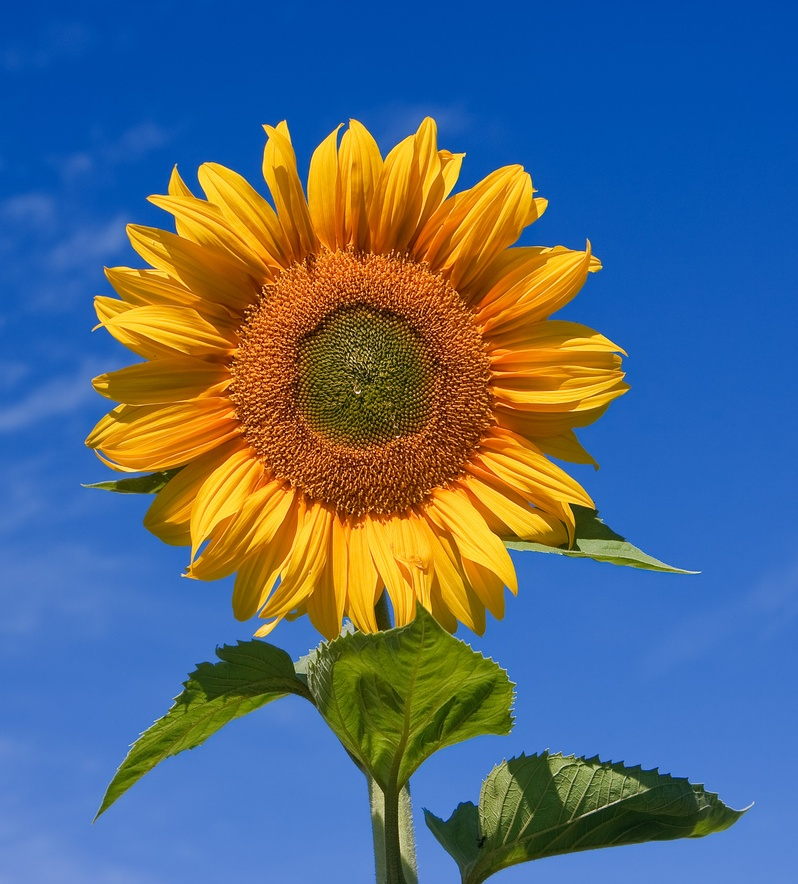
#> input picture image representation/images/Sunflower.jpg, 798 x 884 px, shrunk from 1404 x 1555 before the run
$ jupyter execute CannyEdgeDetection.ipynb
#> lines starting #> are read from the running program, lines starting #| are printed output that depends on the picture; after the words box and inside, x2 and y2 are one past the last pixel; in counts of white or black regions, pixels touching at a corner belong together
[cell 1]
import matplotlib.pyplot as plt
import numpy as np
import cv2

image = cv2.imread('images/Sunflower.jpg')
#> image is the input picture: shape (884, 798, 3); mean B, G, R 126.8, 106.1, 84.3

image_copy = np.copy(image)

image_copy = cv2.cvtColor(image_copy,cv2.COLOR_BGR2RGB)

plt.figure(figsize=(20,10))
plt.imshow(image_copy)

[cell 2]
#convert to gray scale
gray_img = cv2.cvtColor(image_copy,cv2.COLOR_RGB2GRAY)
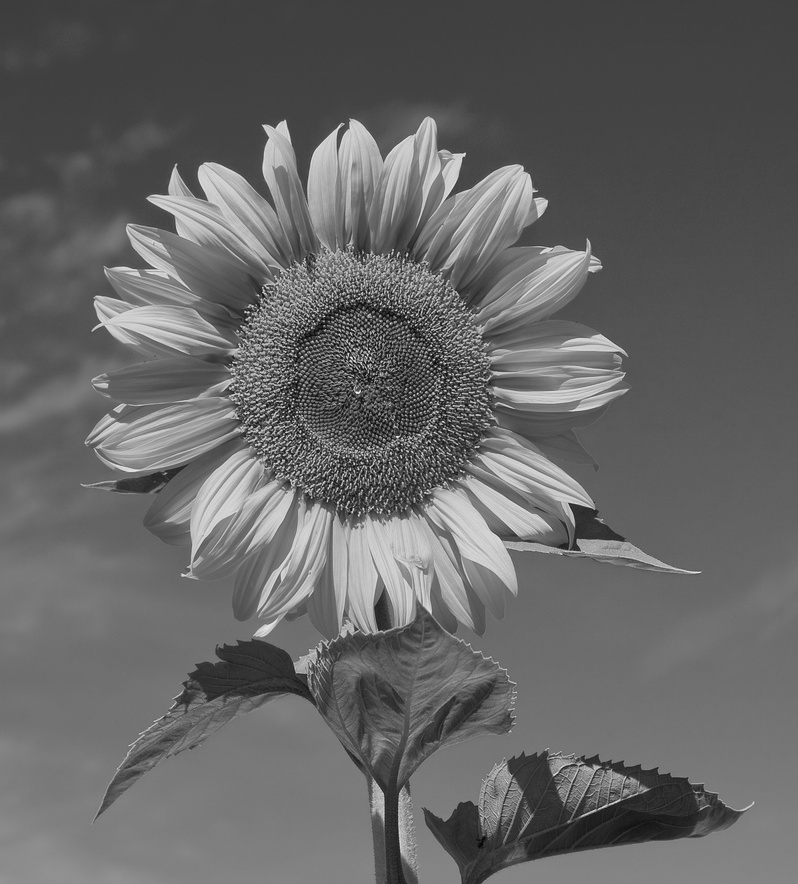
#> gray_img: shape (884, 798); min 4, max 249, mean 101.9

plt.figure(figsize=(20,10))
plt.imshow(gray_img, cmap='gray')

[cell 3]
#canny edge detector
#lower and upper threshold for hysteresis
lower = 180
upper = 240    #ratio 1:2

#Canny produces binary image with thin lines
edge_img = cv2.Canny(gray_img,lower,upper)
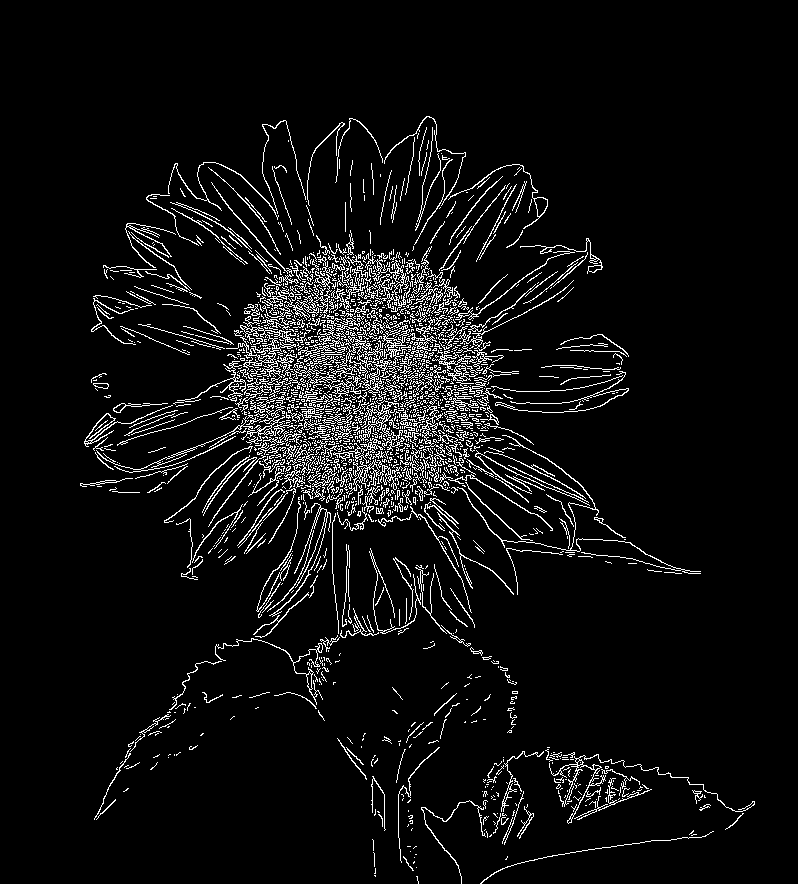
#> edge_img: shape (884, 798); 6% white in thin lines or dots, all inside (x1, y1, x2, y2) = (80, 116, 755, 884)

plt.figure(figsize=(20,10))
plt.imshow(edge_img, cmap='gray')

[cell 4]
#Canny using wide and tight threshold
wide_img = cv2.Canny(gray_img,30,100)      #lower threshold
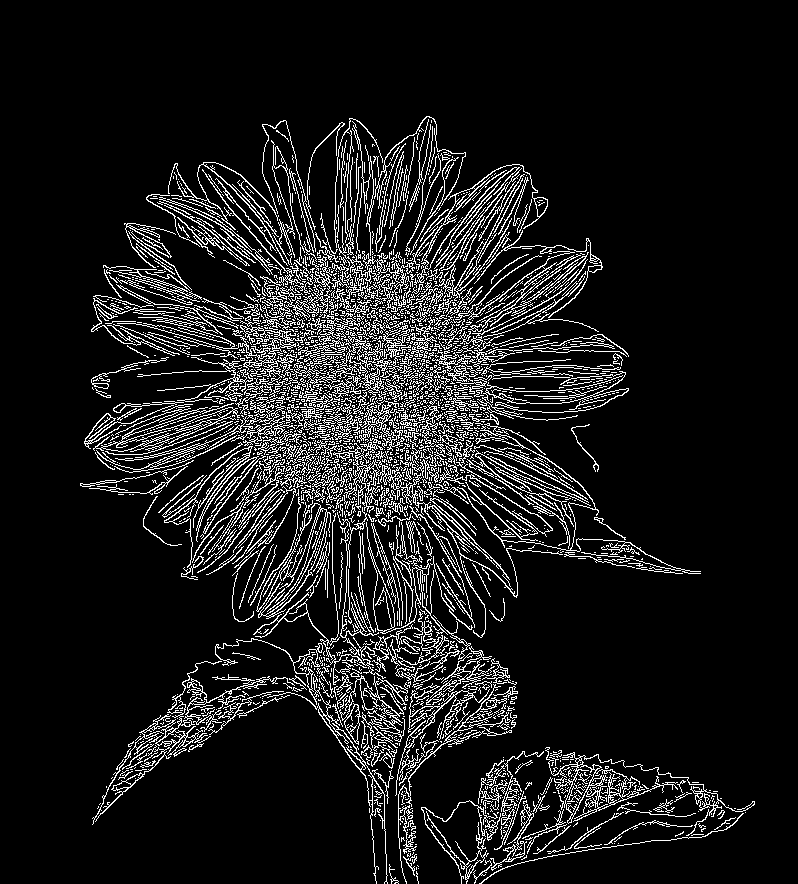
#> wide_img: shape (884, 798); 10.3% white in thin lines or dots, all inside (x1, y1, x2, y2) = (80, 116, 755, 884)
tight_img = cv2.Canny(gray_img,180,240)    #narrow range for exceptable edges

f,(plt1,plt2) = plt.subplots(1,2,figsize=(20,10))

plt1.set_title('wide img')
plt1.imshow(wide_img, cmap='gray')

plt2.set_title('tight img')
plt2.imshow(tight_img, cmap='gray')
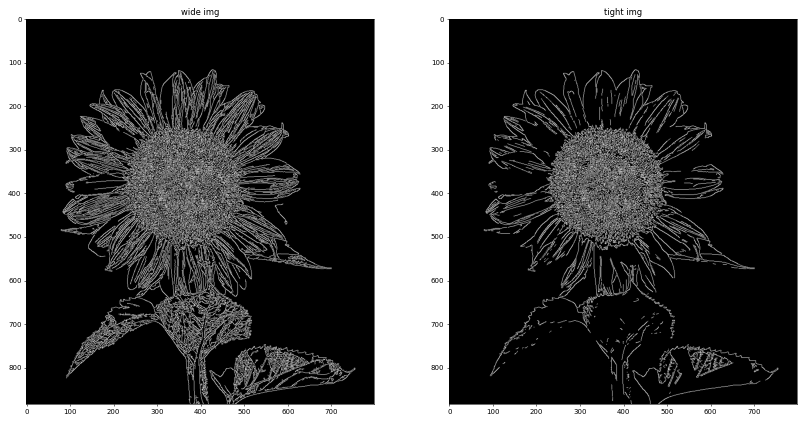
#> figure drawn by matplotlib, 2 panels

$ run again, with image representation/images/balloon.jpg copied over image representation/images/Sunflower.jpg
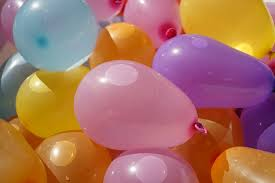
#> input picture image representation/images/balloon.jpg, 275 x 183 px
#> image is the input picture: shape (183, 275, 3); mean B, G, R 99.4, 114.9, 169.2
#> `edge_img = cv2.Canny(gray_img,lower,upper)`:
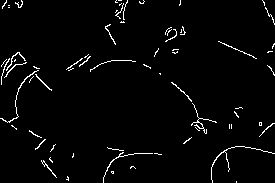
#> edge_img: shape (183, 275); 2.6% white in thin lines or dots
#> wide_img: shape (183, 275); 8% white in thin lines or dots
#> `[cell 4] #Canny using wide and tight threshold wide_img = cv2.Canny(gr..`:
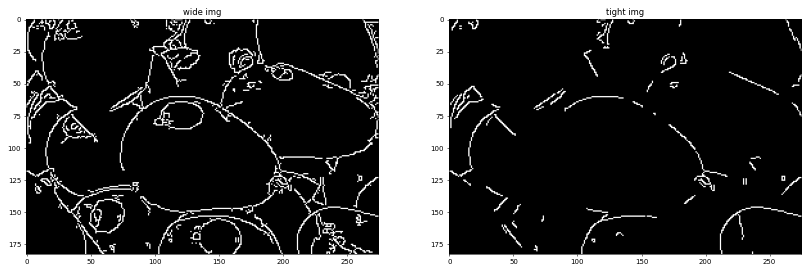
#> figure drawn by matplotlib, 2 panels
